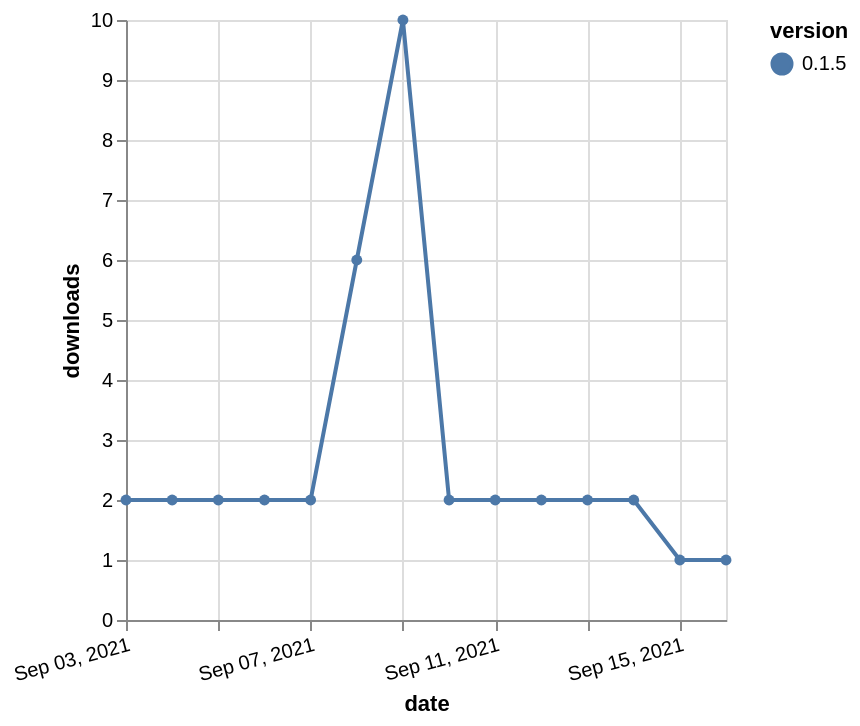

The Vega-Lite source for this figure:
### Vega-Lite specification from a JSON file in a GitHub repository (floating-point values rounded to 4 significant figures)
{"$schema": "https://vega.github.io/schema/vega-lite/v5.json", "description": "A simple bar chart with embedded data.", "data": {"values": [{"date": "2021-09-03", "total": 741, "delta": 2, "version": "0.1.5"}, {"date": "2021-09-04", "total": 743, "delta": 2, "version": "0.1.5"}, {"date": "2021-09-05", "total": 745, "delta": 2, "version": "0.1.5"}, {"date": "2021-09-06", "total": 747, "delta": 2, "version": "0.1.5"}, {"date": "2021-09-07", "total": 749, "delta": 2, "version": "0.1.5"}, {"date": "2021-09-08", "total": 755, "delta": 6, "version": "0.1.5"}, {"date": "2021-09-09", "total": 765, "delta": 10, "version": "0.1.5"}, {"date": "2021-09-10", "total": 767, "delta": 2, "version": "0.1.5"}, {"date": "2021-09-11", "total": 769, "delta": 2, "version": "0.1.5"}, {"date": "2021-09-12", "total": 771, "delta": 2, "version": "0.1.5"}, {"date": "2021-09-13", "total": 773, "delta": 2, "version": "0.1.5"}, {"date": "2021-09-14", "total": 775, "delta": 2, "version": "0.1.5"}, {"date": "2021-09-15", "total": 776, "delta": 1, "version": "0.1.5"}, {"date": "2021-09-16", "total": 777, "delta": 1, "version": "0.1.5"}]}, "width": "container", "mark": {"type": "line", "point": {"filled": true}}, "encoding": {"x": {"field": "date", "type": "temporal", "timeUnit": "yearmonthdate", "title": "date", "axis": {"labelAngle": -15}}, "y": {"field": "delta", "type": "quantitative", "title": "downloads"}, "color": {"field": "version", "type": "nominal"}, "tooltip": {"field": "delta"}}}
